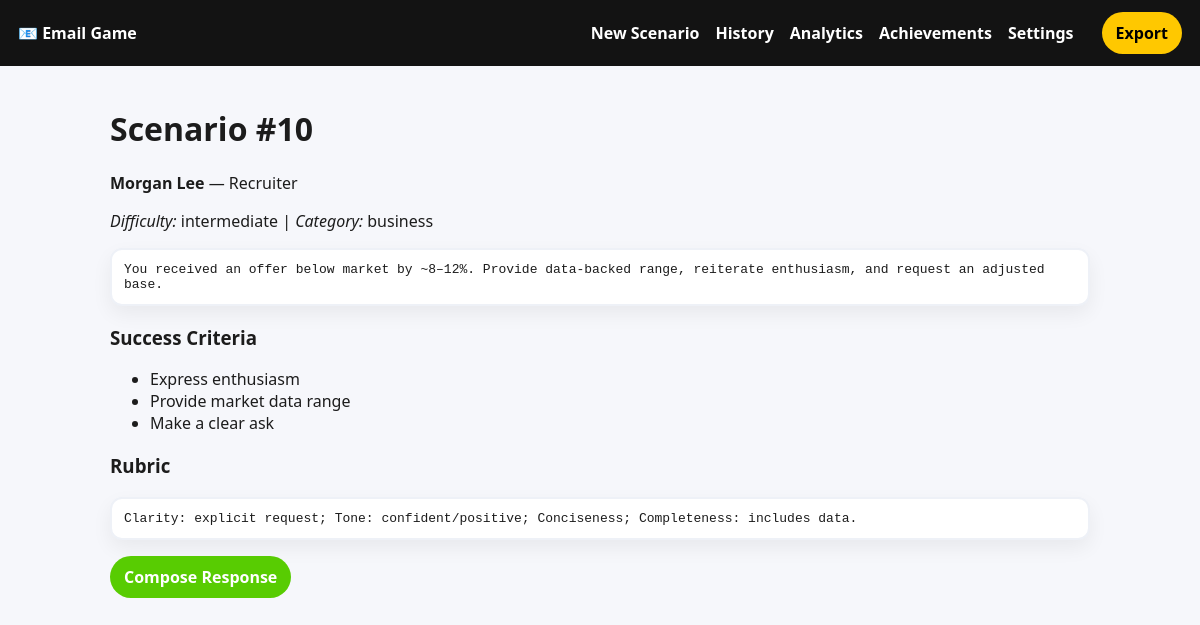
The page /scenario/10 on the database its author committed.
### app/models.py (models this page shows)
class Scenario(db.Model):
    id = db.Column(db.Integer, primary_key=True)
    character_name = db.Column(db.String(120))
    character_role = db.Column(db.String(120))
    character_image_path = db.Column(db.String(256))
    scenario_text = db.Column(db.Text, nullable=False)
    difficulty = db.Column(db.String(32))  # 'beginner'|'intermediate'|'advanced'
    category = db.Column(db.String(64))  # business/academic/personal
    success_criteria = db.Column(db.Text)  # JSON string list
    rubric_text = db.Column(db.Text)  # rubric/guidelines for this scenario
    generated_at = db.Column(db.DateTime, default=datetime.utcnow)
    attempts = db.relationship("Attempt", backref="scenario", lazy=True)

### app/blueprints/scenarios.py (the view)
@scenarios_bp.route("/scenario/<int:id>")
def scenario_view(id: int):
    scenario = get_scenario(id)
    if not scenario:
        return render_template("error.html", message="Scenario not found"), 404
    success = json.loads(scenario.success_criteria or "[]")
    return render_template("scenario_view.html", scenario=scenario, success_criteria=success)

### app/services/scenarios.py (called while the page is built)
def get_scenario(scenario_id: int) -> Optional[Scenario]:
    return Scenario.query.get(scenario_id)

### app/templates/scenario_view.html
{% extends "base.html" %}
{% block content %}
<h1>Scenario #{{ scenario.id }}</h1>
<p><strong>{{ scenario.character_name }}</strong> — {{ scenario.character_role or 'Contact' }}</p>
<p><em>Difficulty:</em> {{ scenario.difficulty or 'beginner' }} | <em>Category:</em> {{ scenario.category or 'business' }}</p>
<pre class="scenario">{{ scenario.scenario_text }}</pre>
<h3>Success Criteria</h3>
<ul>
  {% for s in success_criteria %}
  <li>{{ s }}</li>
  {% endfor %}
</ul>
{% if scenario.rubric_text %}
<h3>Rubric</h3>
<pre class="scenario">{{ scenario.rubric_text }}</pre>
{% endif %}
<p>
  <a class="btn" href="/attempt/new?scenario_id={{ scenario.id }}">Compose Response</a>
</p>
{% endblock %}

### app/static/css/styles.css (style rules this page uses)
:root { --green:#58CC02; --dark:#131313; --bg:#f6f7fb; --card:#ffffff; --text:#1c1c1c; --accent:#ffc800; }
body { font-family: system-ui, -apple-system, Segoe UI, Roboto, Arial, sans-serif; margin: 0; padding: 0; background: var(--bg); color: var(--text); }
.btn { display: inline-block; background: var(--green); color: #fff; padding: 10px 14px; border-radius: 999px; text-decoration: none; font-weight: 700; border: none; cursor: pointer; }
pre.scenario { background: var(--card); padding: 12px; border-radius: 12px; box-shadow: 0 8px 20px rgba(0,0,0,.06); white-space: pre-wrap; border: 2px solid #eef1f7; }

### rows shown on the page
Scenario: id "10", character_name "Morgan Lee", character_role "Recruiter", difficulty "intermediate", category "business", scenario_text "You received an offer below market by ~8–12%. Provide data-backed range, reiterate enthusiasm, and request an adjusted base.", rubric_text "Clarity: explicit request; Tone: confident/positive; Conciseness; Completeness: includes data."

### other values the page prints
{{ s }} "Express enthusiasm" "Provide market data range" "Make a clear ask"
